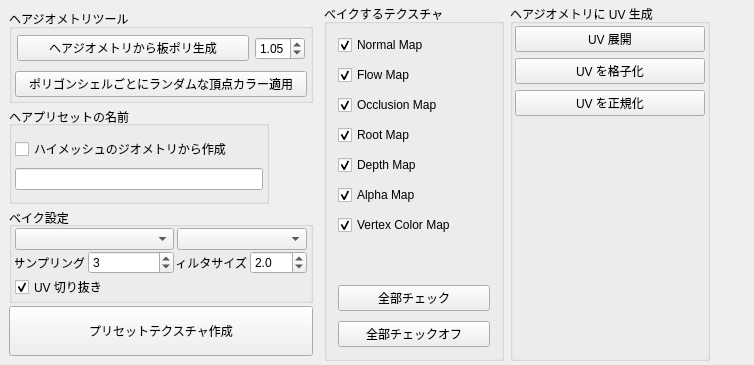
      <widget class="QWidget" name="tab">
       <attribute name="title">
        <string>ヘアカードプリセットの作成</string>
       </attribute>
       <layout class="QHBoxLayout" name="horizontalLayout_5">
        <property name="leftMargin">
         <number>4</number>
        </property>
        <property name="topMargin">
         <number>4</number>
        </property>
        <property name="rightMargin">
         <number>4</number>
        </property>
        <property name="bottomMargin">
         <number>4</number>
        </property>
        <item>
         <widget class="QWidget" name="widget_6" native="true">
          <property name="minimumSize">
           <size>
            <width>250</width>
            <height>0</height>
           </size>
          </property>
          <layout class="QVBoxLayout" name="verticalLayout_9">
           <property name="spacing">
            <number>3</number>
           </property>
           <property name="leftMargin">
            <number>5</number>
           </property>
           <property name="topMargin">
            <number>5</number>
           </property>
           <property name="rightMargin">
            <number>5</number>
           </property>
           <property name="bottomMargin">
            <number>5</number>
           </property>
           <item>
            <widget class="QGroupBox" name="groupBox_8">
             <property name="minimumSize">
              <size>
               <width>0</width>
               <height>0</height>
              </size>
             </property>
             <property name="title">
              <string>ヘアジオメトリツール</string>
             </property>
             <layout class="QVBoxLayout" name="verticalLayout_10">
              <property name="leftMargin">
               <number>3</number>
              </property>
              <property name="topMargin">
               <number>3</number>
              </property>
              <property name="rightMargin">
               <number>3</number>
              </property>
              <property name="bottomMargin">
               <number>3</number>
              </property>
              <item>
               <widget class="QWidget" name="widget_3" native="true">
                <layout class="QHBoxLayout" name="horizontalLayout_2">
                 <property name="leftMargin">
                  <number>2</number>
                 </property>
                 <property name="topMargin">
                  <number>2</number>
                 </property>
                 <property name="rightMargin">
                  <number>2</number>
                 </property>
                 <property name="bottomMargin">
                  <number>2</number>
                 </property>
                 <item>
                  <widget class="QPushButton" name="createBillBordButton">
                   <property name="text">
                    <string>ヘアジオメトリから板ポリ生成</string>
                   </property>
                  </widget>
                 </item>
                 <item>
                  <widget class="QDoubleSpinBox" name="polyScaleDoubleSpinBox">
                   <property name="minimumSize">
                    <size>
                     <width>0</width>
                     <height>0</height>
                    </size>
                   </property>
                   <property name="maximumSize">
                    <size>
                     <width>50</width>
                     <height>16777215</height>
                    </size>
                   </property>
                   <property name="singleStep">
                    <double>0.010000000000000</double>
                   </property>
                   <property name="value">
                    <double>1.050000000000000</double>
                   </property>
                  </widget>
                 </item>
                </layout>
               </widget>
              </item>
              <item>
               <widget class="QPushButton" name="randomColorVtColorButton">
                <property name="text">
                 <string>ポリゴンシェルごとにランダムな頂点カラー適用</string>
                </property>
               </widget>
              </item>
             </layout>
            </widget>
           </item>
           <item>
            <widget class="QGroupBox" name="groupBox_3">
             <property name="maximumSize">
              <size>
               <width>260</width>
               <height>16777215</height>
              </size>
             </property>
             <property name="autoFillBackground">
              <bool>false</bool>
             </property>
             <property name="styleSheet">
              <string notr="true"/>
             </property>
             <property name="inputMethodHints">
              <set>Qt::ImhNoPredictiveText</set>
             </property>
             <property name="title">
              <string>ヘアプリセットの名前</string>
             </property>
             <property name="alignment">
              <set>Qt::AlignLeading|Qt::AlignLeft|Qt::AlignVCenter</set>
             </property>
             <layout class="QVBoxLayout" name="verticalLayout_3">
              <property name="spacing">
               <number>7</number>
              </property>
              <property name="leftMargin">
               <number>3</number>
              </property>
              <property name="topMargin">
               <number>11</number>
              </property>
              <property name="rightMargin">
               <number>3</number>
              </property>
              <property name="bottomMargin">
               <number>11</number>
              </property>
              <item>
               <widget class="QCheckBox" name="applyHimeshNameCheckBox">
                <property name="text">
                 <string>ハイメッシュのジオメトリから作成</string>
                </property>
                <property name="checked">
                 <bool>false</bool>
                </property>
               </widget>
              </item>
              <item>
               <widget class="QLineEdit" name="hairPresetNameLineEdit">
                <property name="enabled">
                 <bool>true</bool>
                </property>
                <property name="maximumSize">
                 <size>
                  <width>16777215</width>
                  <height>16777215</height>
                 </size>
                </property>
               </widget>
              </item>
             </layout>
            </widget>
           </item>
           <item>
            <widget class="QGroupBox" name="groupBox_7">
             <property name="styleSheet">
              <string notr="true"/>
             </property>
             <property name="title">
              <string>ベイク設定</string>
             </property>
             <property name="alignment">
              <set>Qt::AlignLeading|Qt::AlignLeft|Qt::AlignVCenter</set>
             </property>
             <layout class="QGridLayout" name="gridLayout_5">
              <property name="leftMargin">
               <number>3</number>
              </property>
              <property name="topMargin">
               <number>1</number>
              </property>
              <property name="rightMargin">
               <number>3</number>
              </property>
              <property name="bottomMargin">
               <number>1</number>
              </property>
              <property name="horizontalSpacing">
               <number>3</number>
              </property>
              <property name="verticalSpacing">
               <number>1</number>
              </property>
              <item row="1" column="0">
               <layout class="QHBoxLayout" name="horizontalLayout_10">
                <property name="spacing">
                 <number>3</number>
                </property>
                <item>
                 <widget class="QLabel" name="label_5">
                  <property name="maximumSize">
                   <size>
                    <width>70</width>
                    <height>16777215</height>
                   </size>
                  </property>
                  <property name="text">
                   <string>サンプリング</string>
                  </property>
                  <property name="alignment">
                   <set>Qt::AlignRight|Qt::AlignTrailing|Qt::AlignVCenter</set>
                  </property>
                 </widget>
                </item>
                <item>
                 <widget class="QSpinBox" name="sampling">
                  <property name="minimum">
                   <number>0</number>
                  </property>
                  <property name="maximum">
                   <number>16</number>
                  </property>
                  <property name="value">
                   <number>3</number>
                  </property>
                 </widget>
                </item>
               </layout>
              </item>
              <item row="1" column="1">
               <layout class="QHBoxLayout" name="horizontalLayout_12">
                <property name="spacing">
                 <number>3</number>
                </property>
                <item>
                 <widget class="QLabel" name="label_6">
                  <property name="maximumSize">
                   <size>
                    <width>70</width>
                    <height>16777215</height>
                   </size>
                  </property>
                  <property name="text">
                   <string>フィルタサイズ</string>
                  </property>
                  <property name="alignment">
                   <set>Qt::AlignRight|Qt::AlignTrailing|Qt::AlignVCenter</set>
                  </property>
                 </widget>
                </item>
                <item>
                 <widget class="QDoubleSpinBox" name="filter_width">
                  <property name="decimals">
                   <number>1</number>
                  </property>
                  <property name="singleStep">
                   <double>0.100000000000000</double>
                  </property>
                  <property name="value">
                   <double>2.000000000000000</double>
                  </property>
                 </widget>
                </item>
               </layout>
              </item>
              <item row="0" column="0">
               <widget class="QComboBox" name="bakeResolutionConboBox"/>
              </item>
              <item row="0" column="1">
               <widget class="QComboBox" name="bakeFillterTypeComboBox"/>
              </item>
              <item row="2" column="0">
               <widget class="QCheckBox" name="uv_crop_ck">
                <property name="minimumSize">
                 <size>
                  <width>159</width>
                  <height>0</height>
                 </size>
                </property>
                <property name="text">
                 <string>UV 切り抜き</string>
                </property>
                <property name="checked">
                 <bool>true</bool>
                </property>
                <property name="tristate">
                 <bool>false</bool>
                </property>
               </widget>
              </item>
             </layout>
            </widget>
           </item>
           <item>
            <widget class="QPushButton" name="createPresetHairTextureButton">
             <property name="minimumSize">
              <size>
               <width>0</width>
               <height>50</height>
              </size>
             </property>
             <property name="text">
              <string>プリセットテクスチャ作成</string>
             </property>
            </widget>
           </item>
          </layout>
         </widget>
        </item>
        <item>
         <widget class="QGroupBox" name="groupBox_3">
          <property name="minimumSize">
           <size>
            <width>180</width>
            <height>0</height>
           </size>
          </property>
          <property name="title">
           <string>ベイクするテクスチャ</string>
          </property>
          <layout class="QVBoxLayout" name="verticalLayout_6">
           <property name="spacing">
            <number>10</number>
           </property>
           <property name="leftMargin">
            <number>11</number>
           </property>
           <property name="topMargin">
            <number>11</number>
           </property>
           <property name="rightMargin">
            <number>11</number>
           </property>
           <property name="bottomMargin">
            <number>11</number>
           </property>
           <item>
            <widget class="QCheckBox" name="normal_map">
             <property name="text">
              <string>Normal Map</string>
             </property>
             <property name="checked">
              <bool>true</bool>
             </property>
            </widget>
           </item>
           <item>
            <widget class="QCheckBox" name="flow_map">
             <property name="text">
              <string>Flow Map</string>
             </property>
             <property name="checked">
              <bool>true</bool>
             </property>
            </widget>
           </item>
           <item>
            <widget class="QCheckBox" name="occlusion_map">
             <property name="text">
              <string>Occlusion Map</string>
             </property>
             <property name="checked">
              <bool>true</bool>
             </property>
            </widget>
           </item>
           <item>
            <widget class="QCheckBox" name="root_map">
             <property name="text">
              <string>Root Map</string>
             </property>
             <property name="checked">
              <bool>true</bool>
             </property>
            </widget>
           </item>
           <item>
            <widget class="QCheckBox" name="depth_map">
             <property name="text">
              <string>Depth Map</string>
             </property>
             <property name="checked">
              <bool>true</bool>
             </property>
            </widget>
           </item>
           <item>
            <widget class="QCheckBox" name="alpha_map">
             <property name="text">
              <string>Alpha Map</string>
             </property>
             <property name="checked">
              <bool>true</bool>
             </property>
            </widget>
           </item>
           <item>
            <widget class="QCheckBox" name="id_map">
             <property name="text">
              <string>Vertex Color Map</string>
             </property>
             <property name="checked">
              <bool>true</bool>
             </property>
            </widget>
           </item>
           <item>
            <spacer name="verticalSpacer">
             <property name="orientation">
              <enum>Qt::Vertical</enum>
             </property>
             <property name="sizeHint" stdset="0">
              <size>
               <width>20</width>
               <height>40</height>
              </size>
             </property>
            </spacer>
           </item>
           <item>
            <widget class="QPushButton" name="allCheckButton">
             <property name="text">
              <string>全部チェック</string>
             </property>
            </widget>
           </item>
           <item>
            <widget class="QPushButton" name="allUnCheckButton">
             <property name="text">
              <string>全部チェックオフ</string>
             </property>
            </widget>
           </item>
          </layout>
         </widget>
        </item>
        <item>
         <widget class="QGroupBox" name="groupBox_12">
          <property name="minimumSize">
           <size>
            <width>200</width>
            <height>0</height>
           </size>
          </property>
          <property name="title">
           <string>ヘアジオメトリに UV 生成</string>
          </property>
          <layout class="QVBoxLayout" name="verticalLayout_17">
           <property name="leftMargin">
            <number>2</number>
           </property>
           <property name="topMargin">
            <number>2</number>
           </property>
           <property name="rightMargin">
            <number>2</number>
           </property>
           <property name="bottomMargin">
            <number>2</number>
           </property>
           <item>
            <layout class="QVBoxLayout" name="verticalLayout_14">
             <item>
              <widget class="QPushButton" name="createUVmapPushButton">
               <property name="text">
                <string>UV 展開</string>
               </property>
              </widget>
             </item>
             <item>
              <widget class="QPushButton" name="uvGriddingPushButton">
               <property name="text">
                <string>UV を格子化</string>
               </property>
              </widget>
             </item>
             <item>
              <widget class="QPushButton" name="normarizeUVPushButton">
               <property name="text">
                <string>UV を正規化</string>
               </property>
              </widget>
             </item>
             <item>
              <spacer name="verticalSpacer_3">
               <property name="orientation">
                <enum>Qt::Vertical</enum>
               </property>
               <property name="sizeHint" stdset="0">
                <size>
                 <width>20</width>
                 <height>40</height>
                </size>
               </property>
              </spacer>
             </item>
            </layout>
           </item>
          </layout>
         </widget>
        </item>
        <item>
         <spacer name="horizontalSpacer">
          <property name="orientation">
           <enum>Qt::Horizontal</enum>
          </property>
          <property name="sizeHint" stdset="0">
           <size>
            <width>40</width>
            <height>20</height>
           </size>
          </property>
         </spacer>
        </item>
       </layout>
      </widget>
